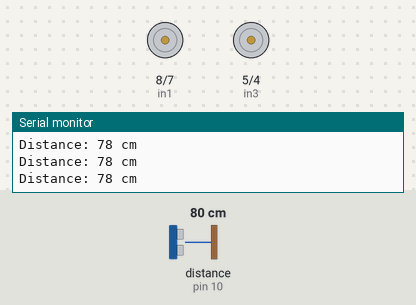
The sketch below on a simulated Arduino Uno, built with avr-gcc and run on an emulated ATmega328P. Parts: motor-driver pin pairs drawn as motors (green arrow = first pin HIGH = forward, orange = second pin HIGH = backward, longer = more drive, scaled by the enable pin), the last lines printed to the serial monitor. Wiring (inferred from the names in the program): ultrasonic range finder: trigger pin 11; echo pin 10. Inputs (shaded band) come from the test bench; at power-on: distance to the obstacle (sensor on pin 10) 80 cm. The echo pulse lasts 58.3 µs per cm.

Above: at 2.2 s.
2.3 s: distance to the obstacle (sensor on pin 10) set to 2 cm
At 3.5 s:
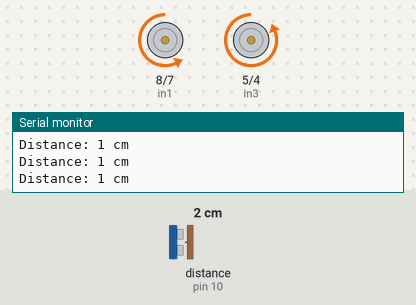
3.8 s: distance to the obstacle (sensor on pin 10) set to 120 cm
At 4.5 s:
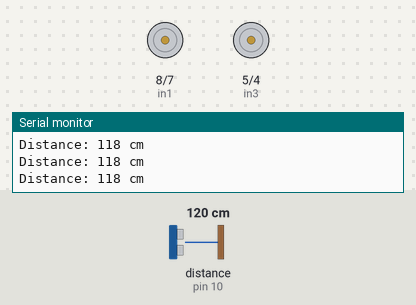
5.3 s: distance to the obstacle (sensor on pin 10) set to 4 cm
At 5.9 s:
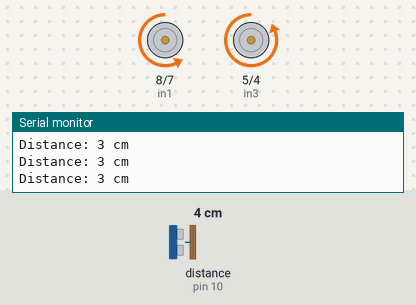
6.8 s: distance to the obstacle (sensor on pin 10) set to 250 cm
At 8.2 s:
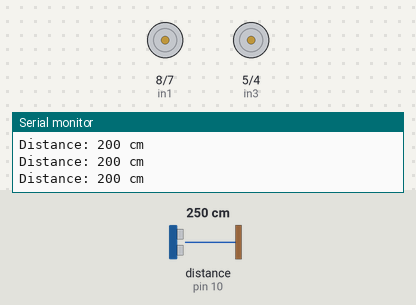
Timing chart, 0 to 9.3 s (numbered marks = the images above; inputs shaded):
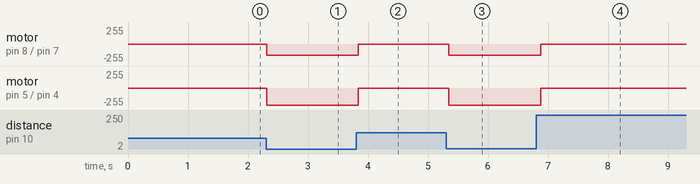

Measured:
- after the input at 2.3 s, motor on pin 8 (in1) / pin 7 (in2): stopped → backward 165/255 at once; motor on pin 5 (in3) / pin 4 (in4): stopped → backward 255/255 at once
- after the input at 3.8 s, motor on pin 8 (in1) / pin 7 (in2): backward 165/255 → stopped at once; motor on pin 5 (in3) / pin 4 (in4): backward 255/255 → stopped at once
- after the input at 5.3 s, motor on pin 8 (in1) / pin 7 (in2): stopped → backward 165/255 after 0.05 s; motor on pin 5 (in3) / pin 4 (in4): stopped → backward 255/255 after 0.05 s
- after the input at 6.8 s, motor on pin 8 (in1) / pin 7 (in2): backward 165/255 → stopped after 0.08 s; motor on pin 5 (in3) / pin 4 (in4): backward 255/255 → stopped after 0.08 s

The sketch:

Adding_Motor_Part.ino
```cpp
//Initialize Ultrasonic
#define ECHO_PIN 10
#define TRIG_PIN 11

//ultrasonic timings
unsigned long currentMillis;
unsigned long previousMillis;
const unsigned long US_PERIOD = 100; //period between readings

//Max distance we want
const int MAX_DISTANCE = 200;

int distance = 0;

//motor 1
int enA=9;
int in1=8;
int in2=7;

//motor 2
int enB=3;
int in3=5;
int in4=4;


void setup() {
  pinMode(TRIG_PIN, OUTPUT); // Sets the trigPin as an OUTPUT
  pinMode(ECHO_PIN, INPUT); // Sets the echoPin as an INPUT

  // set all motor pins to outputs
  pinMode(enA, OUTPUT);
  pinMode(enB, OUTPUT);
  pinMode(in1, OUTPUT);
  pinMode(in2, OUTPUT);
  pinMode(in3, OUTPUT);
  pinMode(in4, OUTPUT);

  Serial.begin(9600);
  delay(1000);
}

void loop() {
  usReadCm();

  motorGo();
}

void usReadCm(){
  currentMillis = millis();

  if(currentMillis > previousMillis + US_PERIOD){

    //clears trig
    digitalWrite(TRIG_PIN, LOW);
    delayMicroseconds(2);

    //sets the trig pin to high for 10 microseconds
    digitalWrite(TRIG_PIN, HIGH);
    delayMicroseconds(10);
    digitalWrite(TRIG_PIN, LOW);

    //reads the echo_pin
    long duration = pulseIn(ECHO_PIN, HIGH, 38000);

    distance = duration*0.034/2;//in centimeters

    if(distance > MAX_DISTANCE){
      distance = MAX_DISTANCE;
    }
    if(distance == 0){
      distance = MAX_DISTANCE;
    }

    Serial.print("Distance: ");
    Serial.print(distance);
    Serial.println(" cm");

    previousMillis = currentMillis;
  }
}

void motorGo(){
  if(distance<77){
    forward();
  }
  else{
    noward();
  }
}


void forward() {

  digitalWrite(in1, LOW);
  digitalWrite(in2, HIGH);
  digitalWrite(in3, LOW);
  digitalWrite(in4, HIGH);

//SET SPEED TO 20O OUT OF POSSIBLE RANGE 0~255
  analogWrite(enA, 165);
  analogWrite(enB, 255);

}

void backward(){

  digitalWrite(in1, HIGH);
  digitalWrite(in2, LOW);
  digitalWrite(in3, HIGH);
  digitalWrite(in4, LOW);

  analogWrite(enA, 100);
  analogWrite(enB, 100);
}

void noward(){

  digitalWrite(in1, HIGH);
  digitalWrite(in2, LOW);
  digitalWrite(in3, HIGH);
  digitalWrite(in4, LOW);

  analogWrite(enA, 0);
  analogWrite(enB, 0);

}
```
